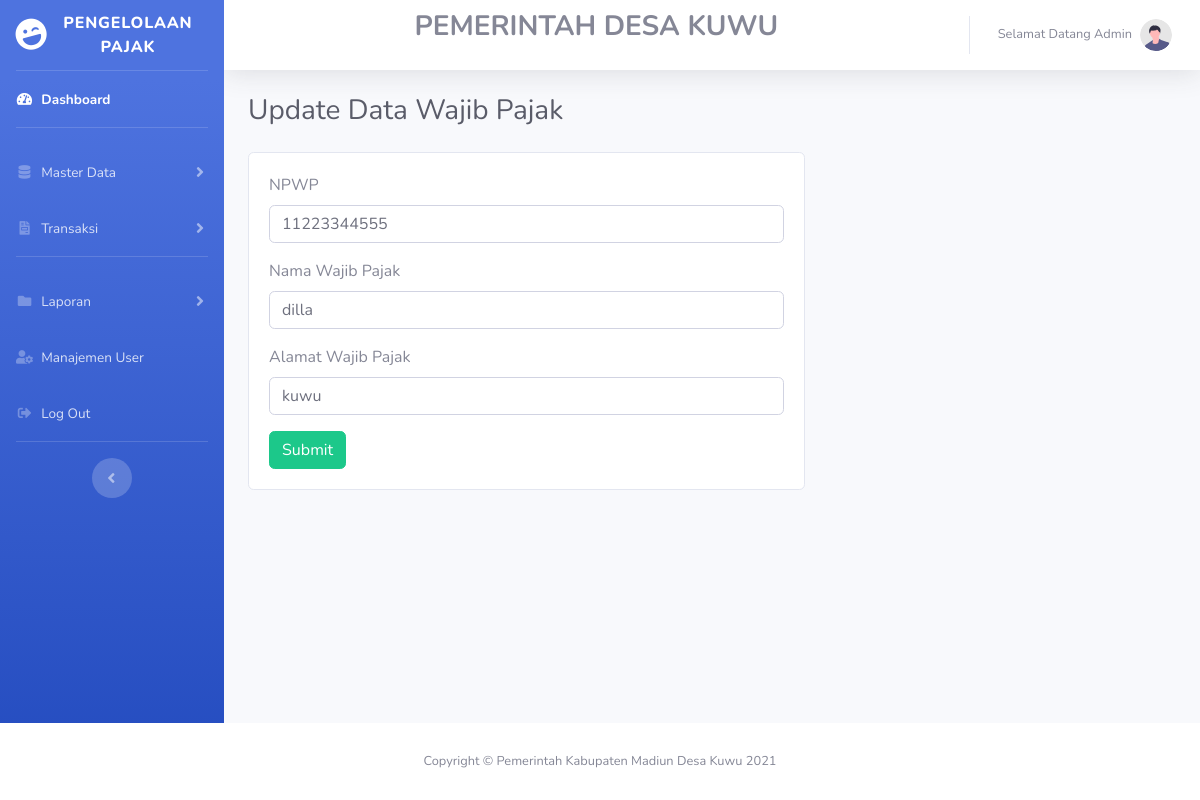
The app's page /admin/dataWajibpajak/updateData/6 with its own data.
### tables this page shows
CREATE TABLE `data_wajibpajak` (
  `id_wajibpajak` int(11) NOT NULL,
  `npwp` varchar(50) NOT NULL,
  `nama_wajibpajak` varchar(225) NOT NULL,
  `alamat_wajibpajak` varchar(225) NOT NULL
);

### application/controllers/admin/dataWajibpajak.php (called while the page is built, shortened)
<?php
class DataWajibpajak extends CI_Controller
{
	public function updateData($id)
	{
		$data['title'] = "Update Data Wajib Pajak";
		$data['wajibpajak'] = $this->db->query("SELECT * FROM data_wajibpajak WHERE id_wajibpajak='$id' ")->result();
		$this->load->view('templates_admin/header', $data);
		$this->load->view('templates_admin/sidebar', $data);
		$this->load->view('admin/updateDataWajibpajak', $data);
		$this->load->view('templates_admin/footer', $data);
	}
}

### index.php (called while the page is built, shortened)
<?php
require_once BASEPATH.'core/CodeIgniter.php';

### application/views/admin/updateDataWajibpajak.php (the view, shortened to what this page needs)
<div class="container-fluid">
    <div class="d-sm-flex align-items-center justify-content-between mb-4">
        <h1 class="h3 mb-0 text-gray-800"><?php echo $title ?></h1>
    </div>
    <div class="card" style="width: 60%; margin-bottom: 100px">
        <div class="card-body">
            <?php foreach ($wajibpajak as $w) : ?>
                <form method="POST" action="<?php echo base_url('admin/dataWajibpajak/updateDataAksi') ?>">
                    <div class="form-group">
                        <label>NPWP</label>
                        <input type="text" name="npwp" class="form-control" value="<?php echo $w->npwp  ?>">
                    </div>
                    <div class="form-group">
                        <label>Nama Wajib Pajak</label>
                        <input type="text" name="nama_wajibpajak" class="form-control" value="<?php echo $w->nama_wajibpajak ?>">
                    </div>
                    <div class="form-group">
                        <label>Alamat Wajib Pajak</label>
                        <input type="text" name="alamat_wajibpajak" class="form-control" value="<?php echo $w->alamat_wajibpajak  ?>">
                    </div>
                    <button type="submit" class="btn btn-success">Submit</button>
                </form>
            <?php endforeach; ?>
        </div>
    </div>
</div>

### records on screen
data_wajibpajak: npwp "11223344555", nama_wajibpajak "dilla", alamat_wajibpajak "kuwu"

### other values on screen
$title "Update Data Wajib Pajak"
